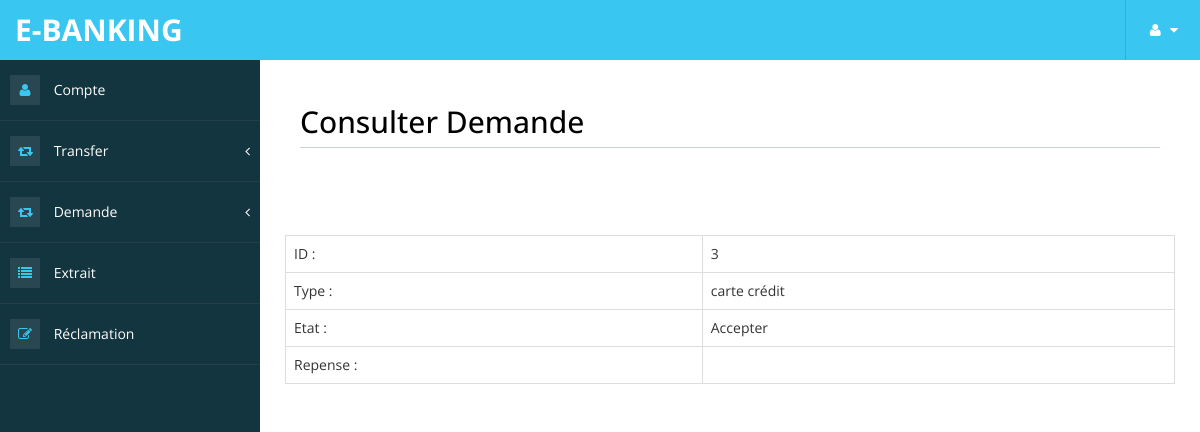
The app's page /consulter_demande.php?id=3 with its own data.
### tables this page shows
CREATE TABLE IF NOT EXISTS `demande` (
  `id_demande` int(100) NOT NULL AUTO_INCREMENT,
  `date` date NOT NULL,
  `type` text NOT NULL,
  `nombre` text NOT NULL,
  `etat` text NOT NULL,
  `id_client` int(100) NOT NULL,
  PRIMARY KEY (`id_demande`),
  KEY `id_client` (`id_client`)
);

### class/main.php (called while the page is built, shortened)
<?php
require_once("demande.inc.php");
$demande = new demande();

### class/connect.php (called while the page is built, shortened)
<?php
class Database {
	public static function connect() {
			$connexion = new PDO('mysql:host=localhost;dbname=e-banking', 'root', '',array(PDO::MYSQL_ATTR_INIT_COMMAND => "SET NAMES utf8"));
		return $connexion;
	}
}
?>

### class/demande.inc.php (called while the page is built, shortened)
<?php
class demande
 {
 	public $id;
 	public function setId($id)
 	{
 		$this->id=$id;
 	}
public function liste_demande()
{
	$select = DataBase::connect()->query("select * from demande where id_demande=$this->id");
		$liste = $select->fetchAll(PDO::FETCH_ASSOC);
		return $liste;
}
}

### consulter_demande.php (the view, shortened to what this page needs)
<?php
require_once("header.php");
?>
        <div id="page-wrapper" >
            <div id="page-inner">
             <div class="row">
                    <div class="col-md-12">
                        <h2 class="page-header">
                                Consulter Demande
                        </h2>
                    </div>
<br><br><br><br><br><br><br>
<table class="table table-responsive table-bordered table-hover">
        <tbody>
          <?php
        $id = $_GET["id"];
        $demande->setId($id);
        $liste = $demande->liste_demande();
        foreach ($liste  as $line ) {
        ?>
          <tr>
            <td>
             ID :
            </td>
            <td>
               <?php echo $line["id_demande"]; ?>
            </td>
          </tr>
           <tr>
            <td>
             Type :
            </td>
            <td>
               <?php echo $line["type"]; ?>
            </td>
          </tr>
           <tr>
            <td>
             Etat :
            </td>
            <td>
               <?php echo $line["etat"]; ?>
            </td>
          </tr>
           <tr>
            <td>
             Repense :
            </td>
            <td>
            </td>
          </tr>
          <?php } ?>
        </tbody>
        </table>
                </div>
                  </div>
            </div>
        </div>
</body>
</html>

### assets/css/custom-styles.css (style rules this page uses)
body { font-family: 'Open Sans', sans-serif; }
#page-wrapper { padding: 15px 15px; min-height: 600px; background: #FFFFFF; }
#page-inner { width:100%; margin:10px 20px 10px 0px; background-color:transparent; padding:10px; min-height:1200px; }
h1, .h1, h2, .h2, h3, .h3 { margin-top: 7px; margin-bottom: -5px; }
h2 { color: #000; }
.page-header { padding-bottom: 9px; margin: 10px 0 20px; border-bottom: 1px solid #C7D1DD; }
@media (min-width:768px) { #page-wrapper { margin: 0 0 0 260px; padding: 15px 30px; min-height: 1200px; } }

### records on screen
demande: id_demande "3", type "carte crédit", etat "Accepter"
